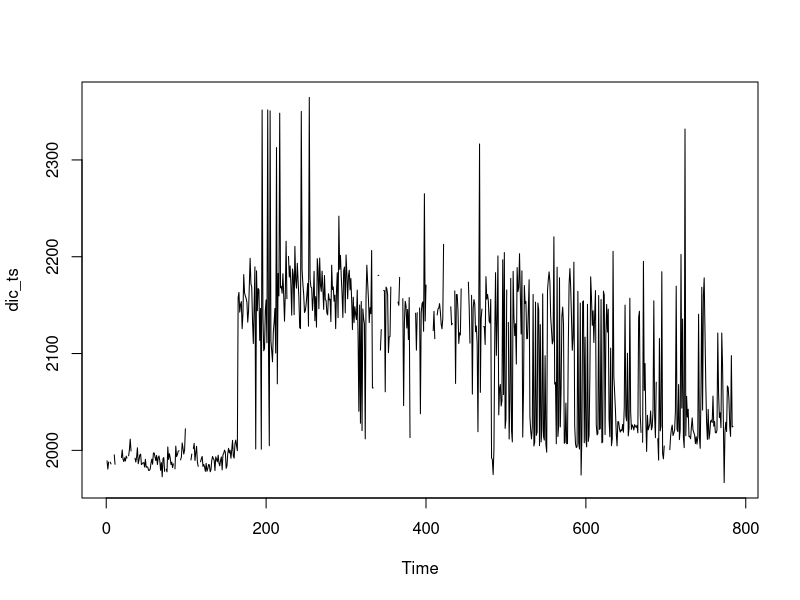
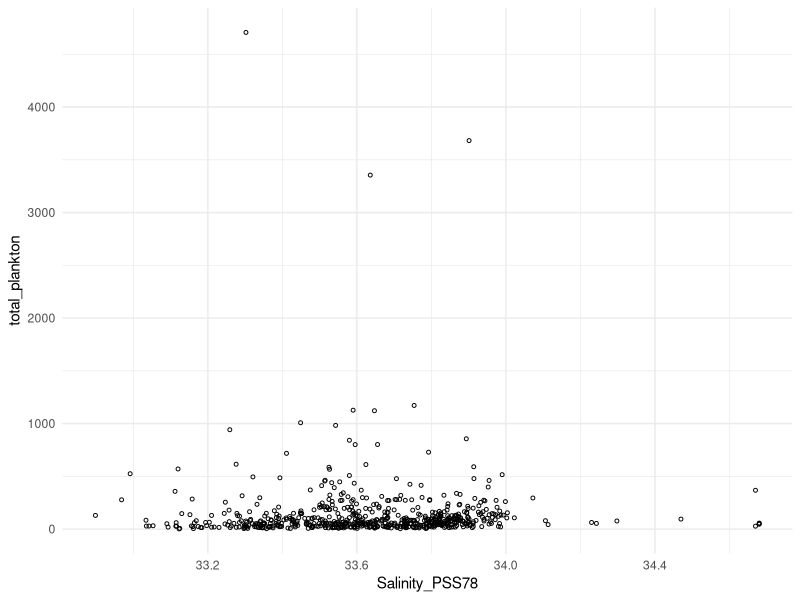
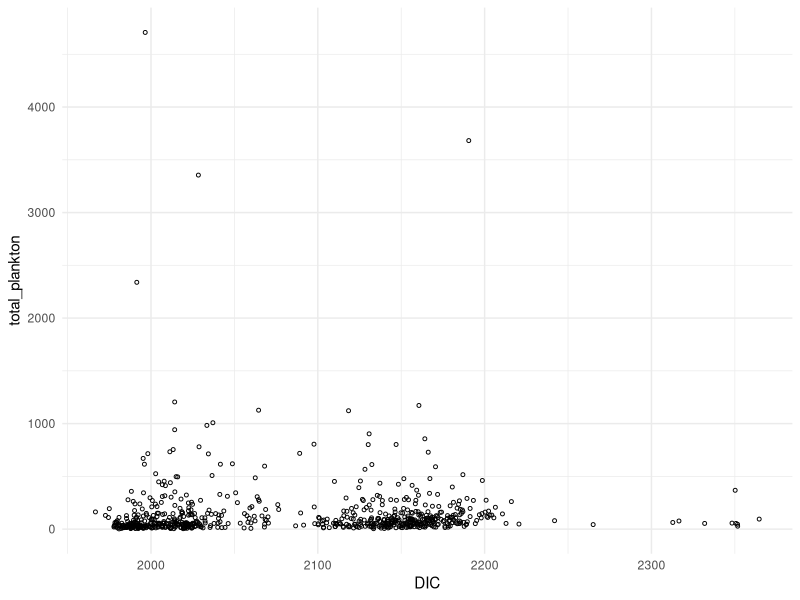
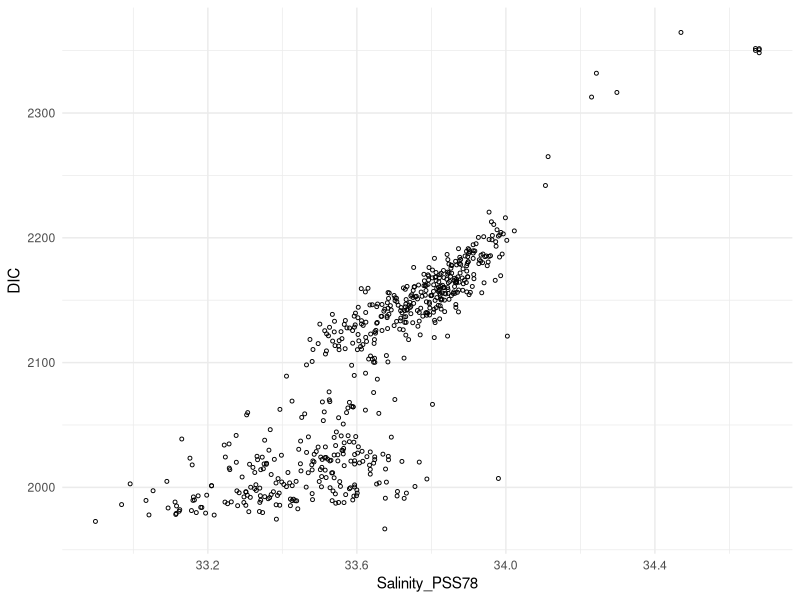
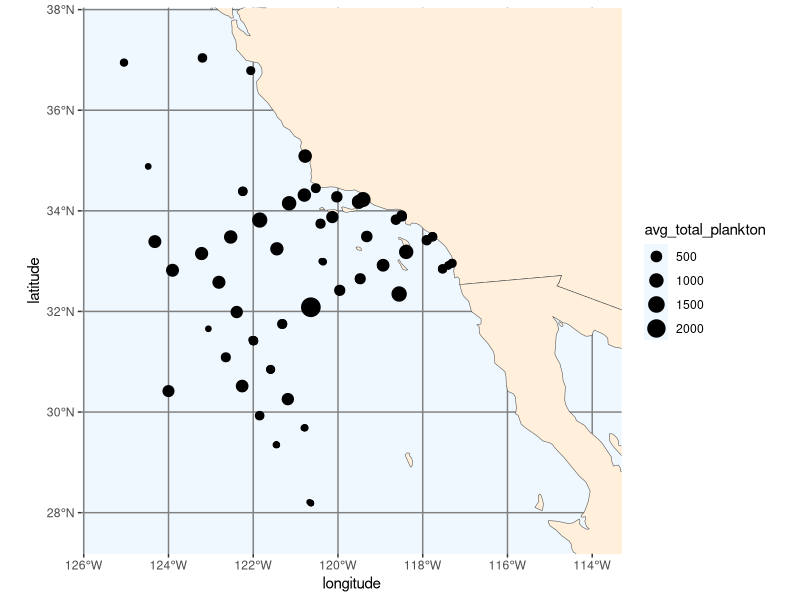

Write the R code that produced these figures, in order. (Note: this script raises an error after producing the figures.)
## ---- chunk 1
library(tidyverse)
library(ggplot2)
library(sf)
library(rnaturalearth)
## ---- chunk 2
zoop <- read.csv('../data/merged_zoop_avg_monthly.csv')
head(zoop)
## ---- chunk 3
# Create date column
zoop$Date <- as.Date(with(zoop, sprintf('%d-%02d-01', Year_UTC, Month_UTC)))
## ---- chunk 4
dic_ts <- as.ts(zoop$DIC, zoop$Date)
plot.ts(dic_ts)
## ---- chunk 5
ggplot(data=zoop, aes(x=Salinity_PSS78, y=total_plankton)) + 
  geom_point(size=1, shape=1) +
  theme_minimal()
## ---- chunk 6
ggplot(data=zoop, aes(x=DIC, y=total_plankton)) + 
  geom_point(size=1, shape=1) +
  theme_minimal()
## ---- chunk 7
ggplot(data=zoop, aes(x=Salinity_PSS78, y=DIC)) + 
  geom_point(size=1, shape=1) +
  theme_minimal()
## ---- chunk 8
# filter coordinate columns and count observations by station
coords_total_plankton <- zoop[, c('latitude', 'longitude', 'total_plankton')] %>%
  group_by(latitude, longitude) %>%
  summarise(avg_total_plankton = mean(total_plankton))
  # rename(Num_Observations = n)

# find min and max coordinates
min_lon <- min(coords_total_plankton[, 'longitude'])
max_lon <- max(coords_total_plankton[, 'longitude'])

min_lat <- min(coords_total_plankton[, 'latitude'])
max_lat <- max(coords_total_plankton[, 'latitude'])
## ---- chunk 9
zoop[, c('latitude', 'longitude', 'total_plankton')]
## ---- chunk 10
# see if total plankton count varies by location
world <- ne_countries(scale = "medium", returnclass = "sf")

ggplot(data=world) + 
  geom_sf(fill = "antiquewhite1") + 
  geom_point(data=coords_total_plankton, aes(x=longitude, y=latitude, size=avg_total_plankton)) + 
  coord_sf(xlim = c(min_lon - 1, max_lon + 4), ylim = c(min_lat - 1, max_lat + 1), expand=FALSE) + 
  theme(panel.grid.major = element_line(color = gray(0.5), linetype = "solid", 
        linewidth = 0.5), panel.background = element_rect(fill = "aliceblue"))
## ---- chunk 11
coords_merged_zoop <- zoop[, c('Station_ID', 'latitude', 'longitude')] %>%
  count(Station_ID, latitude, longitude) %>%
  group_by(Station_ID) %>%
  summarise(Latitude = mean(latitude), Longitude = mean(longitude), N = sum(n)) 
  
coords_merged_zoop
## ---- chunk 12
world <- ne_countries(scale = "medium", returnclass = "sf")

station_loc_map_new <- ggplot(data=world) + 
  geom_sf(fill = "antiquewhite1") + 
  geom_point(data=coords_merged_zoop, aes(x=Longitude, y=Latitude, size = Count), alpha=0.6) + 
  coord_sf(xlim = c(min_lon - 1, max_lon + 4), ylim = c(min_lat - 1, max_lat + 1), expand=FALSE) + 
  theme(panel.grid.major = element_line(color = gray(0.5), linetype = "solid", 
        linewidth = 0.5), panel.background = element_rect(fill = "aliceblue")) + 
  ggtitle('Station Locations of Updated Merged Zooplankton Data')

# save figure
ggsave(path='../images/merged_zoop_EDA', filename='station_loc_map_new.png')

station_loc_map_new
